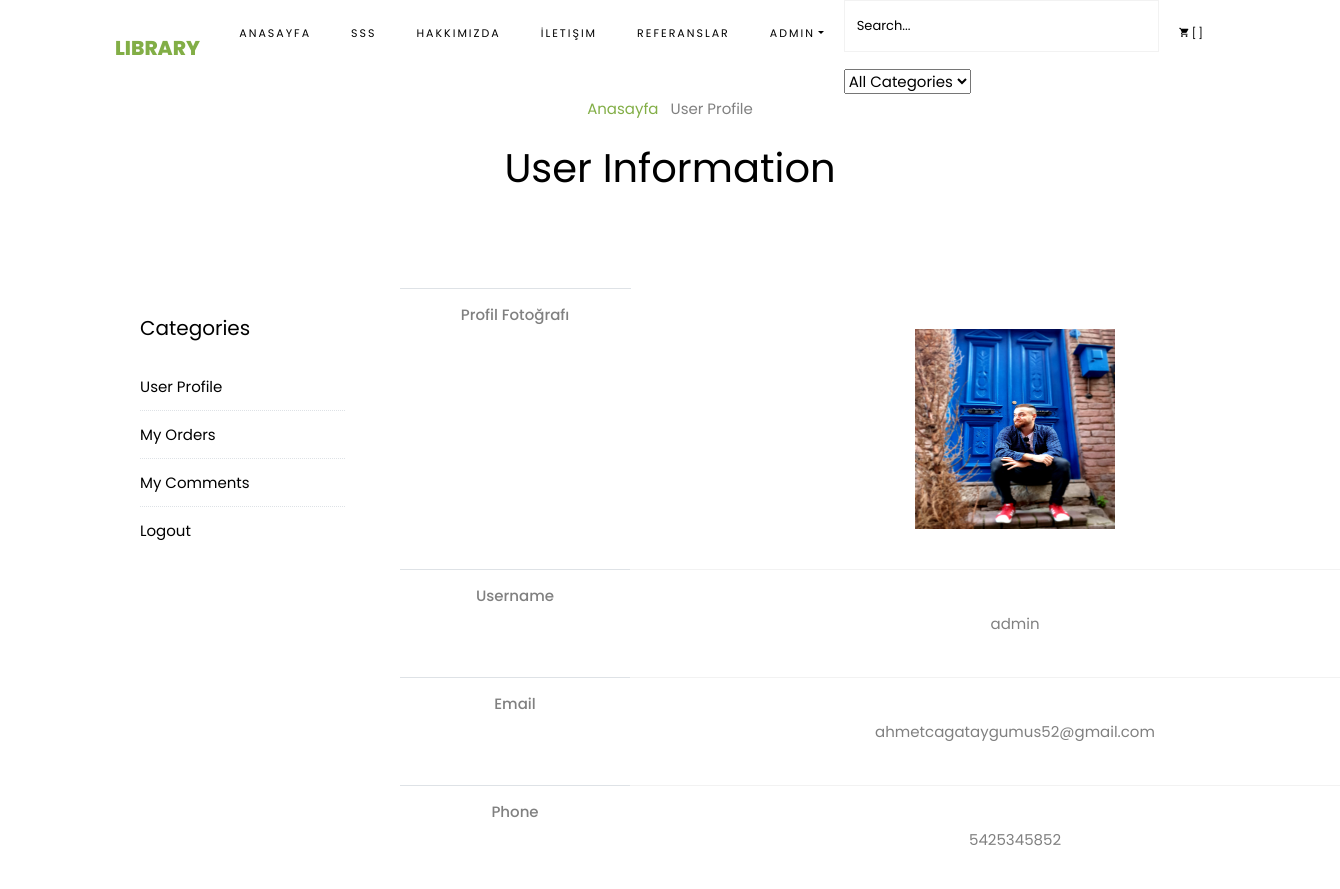
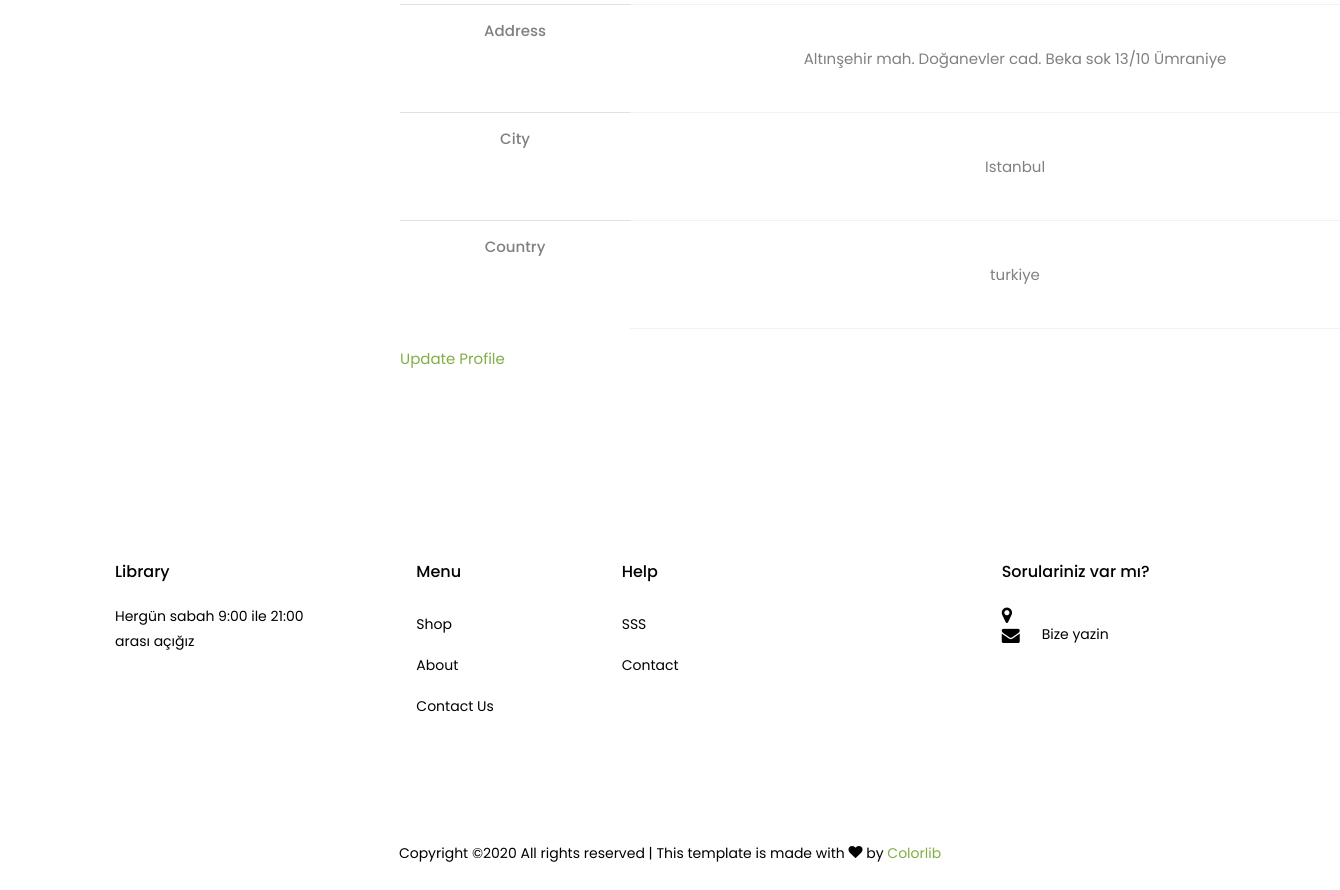
The page /user/ (signed in) on the database its author committed (2 pictures, top to bottom).
### home/models.py (models this page shows, shortened)
class UserProfile(models.Model):
    user = models.OneToOneField(User, on_delete=models.CASCADE)
    phone=models.CharField(max_length=20)
    address=models.CharField(max_length=150)
    city= models.CharField(max_length=20)
    country=models.CharField(max_length=20)
    image = models.ImageField(blank=True, upload_to='images/users/')
    def image_tag(self):
        return mark_safe('<img src="{}" height="50"/>'.format(self.image.url))
    image_tag.short_description='Image'

### user/views.py (the view)
# urls.py: path('', views.index, name='index'),
@login_required(login_url='/login')
def index (request):
    category = Category.objects.all()
    current_user = request.user
    profile = UserProfile.objects.get(user_id=current_user.id)
    context = {'category': category,
               'profile':profile,
               }
    return render(request, 'user_profile.html',context)

### user/templates/user_profile.html (shortened to what this page needs)
{% extends 'homebase.html' %}
{% load static %}
{% block content %}
<!DOCTYPE html>
<html lang="en">
<head>
	<link rel="stylesheet" href="css/open-iconic-bootstrap.min.css">
	<link rel="stylesheet" href="css/animate.css">
	<link rel="stylesheet" href="css/owl.carousel.min.css">
	<link rel="stylesheet" href="css/owl.theme.default.min.css">
	<link rel="stylesheet" href="css/magnific-popup.css">
	<link rel="stylesheet" href="css/aos.css">
	<link rel="stylesheet" href="css/ionicons.min.css">
	<link rel="stylesheet" href="css/bootstrap-datepicker.css">
	<link rel="stylesheet" href="css/jquery.timepicker.css">
	<link rel="stylesheet" href="css/flaticon.css">
	<link rel="stylesheet" href="css/icomoon.css">
	<link rel="stylesheet" href="css/style.css">
</head>
<body class="goto-here">
<div >
	<div class="container">
		<div class="row no-gutters slider-text align-items-center justify-content-center">
			<div class="col-md-9 ftco-animate text-center">
				<p class="breadcrumbs"><span class="mr-2"><a href="/">Anasayfa</a></span> <span>User Profile</span></p>
				<h1 class="mb-0 bread">User Information</h1>
			</div>
		</div>
	</div>
</div>
<section class="ftco-section ftco-degree-bg">
	<div class="container">
		<div class="row">
			<div class="col-lg-3 sidebar ftco-animate">
				{% include "user_panel.html" %}
			</div>
			<div class="col-lg-9 ftco-animate">
				<table class="table">
					<tr>
						<th>Profil Fotoğrafı</th>
						<td class="image-prod"><img src="{{ user.userprofile.image.url }}" width="200" height="200"></td>
					</tr>
					<tr>
						<th>Username</th>
						<td>{{ profile.user.username }}</td>
					</tr>
					<tr>
						<th>Email</th> <td>{{ profile.user.email }}</td>
					</tr>
					<tr>
						<th>Phone</th>
						<td> {{ profile.phone }}
						</td>
					</tr>
					<tr>
						<th>Address</th>
						<td>
							{{ profile.address }}
						</td>
					</tr>
					<tr>
						<th>City</th>
						<td>
							{{ profile.city }}
						</td>
					</tr>
					<tr>
						<th>Country</th>
						<td> {{ profile.country }} </td>
					</tr>
				</table>
				<th>
					<a href="/user/update" class="primary-btn">Update Profile</a>
				</th>
			</div>
		</div>
	</div>
</section>
</body>
</html>
{% endblock %}

### home/templates/header.html (shortened to what this page needs)
{% load static %}
{% load mptt_tags %}
<link rel="stylesheet" href="https://ajax.googleapis.com/ajax/libs/jqueryui/1.11.4/themes/smoothness/jquery-ui.css">
<nav class="navbar navbar-expand-lg navbar-dark ftco_navbar bg-dark ftco-navbar-light" id="ftco-navbar">
    <div class="container">
        <a class="navbar-brand" href="/">Library</a>
        <div class="collapse navbar-collapse" id="ftco-nav">
            <ul class="navbar-nav ml-auto">
                <li class="nav-item active"><a href="/" class="nav-link">Anasayfa</a></li>
                <li class="nav-item active"><a href="/sss" class="nav-link">SSS</a></li>
                <li class="nav-item"><a href="/hakkimizda" class="nav-link">Hakkımızda</a></li>
                <li class="nav-item"><a href="/iletisim" class="nav-link">İletişim</a></li>
                <li class="nav-item"><a href="/referanslar" class="nav-link">Referanslar</a></li>
                {% if user.id is not None %}
                <li class="nav-item dropdown">
                    <a class="nav-link dropdown-toggle" href="/user" id="dropdown04" data-toggle="dropdown" aria-haspopup="true" aria-expanded="false">{{ user.username }}</a>
                </li>
                {% else %}
                <li class="nav-item"><a href="/login/" class="text-uppercase">Login</a> / <a href="/signup/" class="text-uppercase">Sign Up</a></li>
                {% endif %}
                <li>
                    <form action="/search/" class="search-form" method="post">
                        <div class="form-group">
                            <input name="query" id="query" type="text" class="form-control" placeholder="Search...">
                        </div>
                        <select name="catid" class="input search-categories">
                            <option value="0">All Categories</option>
                        </select>
                    </form>
                </li>
                <li class="nav-item cta cta-colored"><a href="/shopcart" class="nav-link"><span class="icon-shopping_cart"></span>[{{ request.session.cart_items }}]</a></li>
            </ul>
        </div>
    </div>
</nav>

### home/static/css/icomoon.css (style rules this page uses)
[class^="icon-"], [class*=" icon-"] { font-family: 'icomoon' !important; speak: none; font-style: normal; font-weight: normal; font-variant: normal; text-transform: none; line-height: 1; -webkit-font-smoothing: antialiased; -moz-osx-font-smoothing: grayscale; }
.icon-shopping_cart:before { content: "\e8cc"; }

### TEMPS/css/icomoon.css (style rules this page uses)
[class^="icon-"], [class*=" icon-"] { font-family: 'icomoon' !important; speak: none; font-style: normal; font-weight: normal; font-variant: normal; text-transform: none; line-height: 1; -webkit-font-smoothing: antialiased; -moz-osx-font-smoothing: grayscale; }

### rows shown on the page
UserProfile: user.username "admin", user.email "ahmetcagataygumus52@gmail.com", phone "5425345852", address "Altınşehir mah. Doğanevler cad. Beka sok 13/10 Ümraniye", city "Istanbul", country "turkiye"

### other values the page prints
{{ user.username }} "ADMIN"
